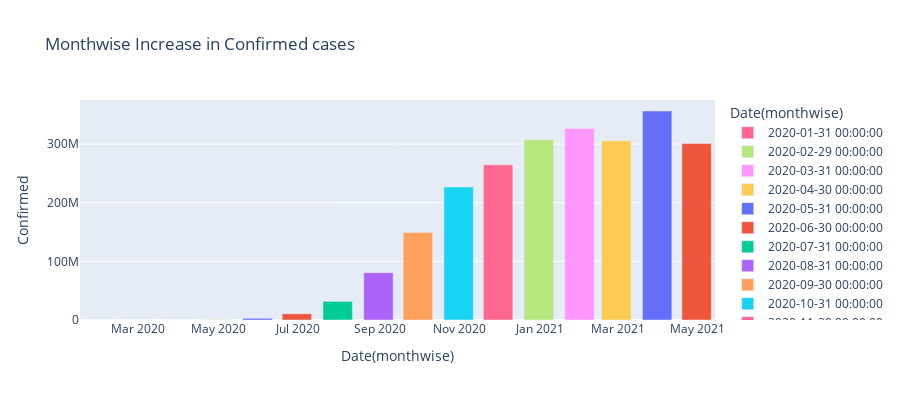

The code cell stored with this chart in its notebook:
### Code cell
fig = px.bar(month_wise, x='Date', y='Confirmed',
             hover_data=['Cured', 'Deaths'], color='Date',
             labels={'Date':'Date(monthwise)'}, height=400,
             title="Monthwise Increase in Confirmed cases")
fig.show()

### Figure 1 — Plotly figure (JSON) as saved in the notebook; plotly's stock layout.template omitted (floating-point values rounded to 4 significant figures)
{"data": [{"alignmentgroup": "True", "customdata": [[0, 0]], "hovertemplate": "Date(monthwise)=%{x}<br>Confirmed=%{y}<br>Cured=%{customdata[0]}<br>Deaths=%{customdata[1]}<extra></extra>", "legendgroup": "2020-01-31 00:00:00", "marker": {"color": "#FF6692"}, "name": "2020-01-31 00:00:00", "offsetgroup": "2020-01-31 00:00:00", "orientation": "v", "showlegend": true, "textposition": "auto", "type": "bar", "x": ["2020-01-31T00:00:00"], "xaxis": "x", "y": [2], "yaxis": "y"}, {"alignmentgroup": "True", "customdata": [[0, 0]], "hovertemplate": "Date(monthwise)=%{x}<br>Confirmed=%{y}<br>Cured=%{customdata[0]}<br>Deaths=%{customdata[1]}<extra></extra>", "legendgroup": "2020-02-29 00:00:00", "marker": {"color": "#B6E880"}, "name": "2020-02-29 00:00:00", "offsetgroup": "2020-02-29 00:00:00", "orientation": "v", "showlegend": true, "textposition": "auto", "type": "bar", "x": ["2020-02-29T00:00:00"], "xaxis": "x", "y": [86], "yaxis": "y"}, {"alignmentgroup": "True", "customdata": [[808, 202]], "hovertemplate": "Date(monthwise)=%{x}<br>Confirmed=%{y}<br>Cured=%{customdata[0]}<br>Deaths=%{customdata[1]}<extra></extra>", "legendgroup": "2020-03-31 00:00:00", "marker": {"color": "#FF97FF"}, "name": "2020-03-31 00:00:00", "offsetgroup": "2020-03-31 00:00:00", "orientation": "v", "showlegend": true, "textposition": "auto", "type": "bar", "x": ["2020-03-31T00:00:00"], "xaxis": "x", "y": [9687], "yaxis": "y"}, {"alignmentgroup": "True", "customdata": [[75443, 13270]], "hovertemplate": "Date(monthwise)=%{x}<br>Confirmed=%{y}<br>Cured=%{customdata[0]}<br>Deaths=%{customdata[1]}<extra></extra>", "legendgroup": "2020-04-30 00:00:00", "marker": {"color": "#FECB52"}, "name": "2020-04-30 00:00:00", "offsetgroup": "2020-04-30 00:00:00", "orientation": "v", "showlegend": true, "textposition": "auto", "type": "bar", "x": ["2020-04-30T00:00:00"], "xaxis": "x", "y": [422442], "yaxis": "y"}, {"alignmentgroup": "True", "customdata": [[1133341, 89834]], "hovertemplate": "Date(monthwise)=%{x}<br>Confirmed=%{y}<br>Cured=%{customdata[0]}<br>Deaths=%{customdata[1]}<extra></extra>", "legendgroup": "2020-05-31 00:00:00", "marker": {"color": "#636efa"}, "name": "2020-05-31 00:00:00", "offsetgroup": "2020-05-31 00:00:00", "orientation": "v", "showlegend": true, "textposition": "auto", "type": "bar", "x": ["2020-05-31T00:00:00"], "xaxis": "x", "y": [2938234], "yaxis": "y"}, {"alignmentgroup": "True", "customdata": [[5668946, 319690]], "hovertemplate": "Date(monthwise)=%{x}<br>Confirmed=%{y}<br>Cured=%{customdata[0]}<br>Deaths=%{customdata[1]}<extra></extra>", "legendgroup": "2020-06-30 00:00:00", "marker": {"color": "#EF553B"}, "name": "2020-06-30 00:00:00", "offsetgroup": "2020-06-30 00:00:00", "orientation": "v", "showlegend": true, "textposition": "auto", "type": "bar", "x": ["2020-06-30T00:00:00"], "xaxis": "x", "y": [10558374], "yaxis": "y"}, {"alignmentgroup": "True", "customdata": [[19980130, 793511]], "hovertemplate": "Date(monthwise)=%{x}<br>Confirmed=%{y}<br>Cured=%{customdata[0]}<br>Deaths=%{customdata[1]}<extra></extra>", "legendgroup": "2020-07-31 00:00:00", "marker": {"color": "#00cc96"}, "name": "2020-07-31 00:00:00", "offsetgroup": "2020-07-31 00:00:00", "orientation": "v", "showlegend": true, "textposition": "auto", "type": "bar", "x": ["2020-07-31T00:00:00"], "xaxis": "x", "y": [31726501], "yaxis": "y"}, {"alignmentgroup": "True", "customdata": [[58580895, 1553468]], "hovertemplate": "Date(monthwise)=%{x}<br>Confirmed=%{y}<br>Cured=%{customdata[0]}<br>Deaths=%{customdata[1]}<extra></extra>", "legendgroup": "2020-08-31 00:00:00", "marker": {"color": "#ab63fa"}, "name": "2020-08-31 00:00:00", "offsetgroup": "2020-08-31 00:00:00", "orientation": "v", "showlegend": true, "textposition": "auto", "type": "bar", "x": ["2020-08-31T00:00:00"], "xaxis": "x", "y": [80749620], "yaxis": "y"}, {"alignmentgroup": "True", "customdata": [[118592934, 2443374]], "hovertemplate": "Date(monthwise)=%{x}<br>Confirmed=%{y}<br>Cured=%{customdata[0]}<br>Deaths=%{customdata[1]}<extra></extra>", "legendgroup": "2020-09-30 00:00:00", "marker": {"color": "#FFA15A"}, "name": "2020-09-30 00:00:00", "offsetgroup": "2020-09-30 00:00:00", "orientation": "v", "showlegend": true, "textposition": "auto", "type": "bar", "x": ["2020-09-30T00:00:00"], "xaxis": "x", "y": [149113758], "yaxis": "y"}, {"alignmentgroup": "True", "customdata": [[198824412, 3457615]], "hovertemplate": "Date(monthwise)=%{x}<br>Confirmed=%{y}<br>Cured=%{customdata[0]}<br>Deaths=%{customdata[1]}<extra></extra>", "legendgroup": "2020-10-31 00:00:00", "marker": {"color": "#19d3f3"}, "name": "2020-10-31 00:00:00", "offsetgroup": "2020-10-31 00:00:00", "orientation": "v", "showlegend": true, "textposition": "auto", "type": "bar", "x": ["2020-10-31T00:00:00"], "xaxis": "x", "y": [226770312], "yaxis": "y"}, {"alignmentgroup": "True", "customdata": [[246213201, 3894165]], "hovertemplate": "Date(monthwise)=%{x}<br>Confirmed=%{y}<br>Cured=%{customdata[0]}<br>Deaths=%{customdata[1]}<extra></extra>", "legendgroup": "2020-11-30 00:00:00", "marker": {"color": "#FF6692"}, "name": "2020-11-30 00:00:00", "offsetgroup": "2020-11-30 00:00:00", "orientation": "v", "showlegend": true, "textposition": "auto", "type": "bar", "x": ["2020-11-30T00:00:00"], "xaxis": "x", "y": [264556412], "yaxis": "y"}, {"alignmentgroup": "True", "customdata": [[292244085, 4457379]], "hovertemplate": "Date(monthwise)=%{x}<br>Confirmed=%{y}<br>Cured=%{customdata[0]}<br>Deaths=%{customdata[1]}<extra></extra>", "legendgroup": "2020-12-31 00:00:00", "marker": {"color": "#B6E880"}, "name": "2020-12-31 00:00:00", "offsetgroup": "2020-12-31 00:00:00", "orientation": "v", "showlegend": true, "textposition": "auto", "type": "bar", "x": ["2020-12-31T00:00:00"], "xaxis": "x", "y": [307177353], "yaxis": "y"}, {"alignmentgroup": "True", "customdata": [[315332019, 4709167]], "hovertemplate": "Date(monthwise)=%{x}<br>Confirmed=%{y}<br>Cured=%{customdata[0]}<br>Deaths=%{customdata[1]}<extra></extra>", "legendgroup": "2021-01-31 00:00:00", "marker": {"color": "#FF97FF"}, "name": "2021-01-31 00:00:00", "offsetgroup": "2021-01-31 00:00:00", "orientation": "v", "showlegend": true, "textposition": "auto", "type": "bar", "x": ["2021-01-31T00:00:00"], "xaxis": "x", "y": [326469747], "yaxis": "y"}, {"alignmentgroup": "True", "customdata": [[297133802, 4359434]], "hovertemplate": "Date(monthwise)=%{x}<br>Confirmed=%{y}<br>Cured=%{customdata[0]}<br>Deaths=%{customdata[1]}<extra></extra>", "legendgroup": "2021-02-28 00:00:00", "marker": {"color": "#FECB52"}, "name": "2021-02-28 00:00:00", "offsetgroup": "2021-02-28 00:00:00", "orientation": "v", "showlegend": true, "textposition": "auto", "type": "bar", "x": ["2021-02-28T00:00:00"], "xaxis": "x", "y": [305631803], "yaxis": "y"}, {"alignmentgroup": "True", "customdata": [[342610397, 4935253]], "hovertemplate": "Date(monthwise)=%{x}<br>Confirmed=%{y}<br>Cured=%{customdata[0]}<br>Deaths=%{customdata[1]}<extra></extra>", "legendgroup": "2021-03-31 00:00:00", "marker": {"color": "#636efa"}, "name": "2021-03-31 00:00:00", "offsetgroup": "2021-03-31 00:00:00", "orientation": "v", "showlegend": true, "textposition": "auto", "type": "bar", "x": ["2021-03-31T00:00:00"], "xaxis": "x", "y": [356305616], "yaxis": "y"}, {"alignmentgroup": "True", "customdata": [[269239666, 3764157]], "hovertemplate": "Date(monthwise)=%{x}<br>Confirmed=%{y}<br>Cured=%{customdata[0]}<br>Deaths=%{customdata[1]}<extra></extra>", "legendgroup": "2021-04-30 00:00:00", "marker": {"color": "#EF553B"}, "name": "2021-04-30 00:00:00", "offsetgroup": "2021-04-30 00:00:00", "orientation": "v", "showlegend": true, "textposition": "auto", "type": "bar", "x": ["2021-04-30T00:00:00"], "xaxis": "x", "y": [300740086], "yaxis": "y"}], "layout": {"barmode": "relative", "height": 400, "legend": {"title": {"text": "Date(monthwise)"}, "tracegroupgap": 0}, "title": {"text": "Monthwise Increase in Confirmed cases"}, "xaxis": {"anchor": "y", "categoryarray": [1580428800000000000, 1582934400000000000, 1585612800000000000, 1588204800000000000, 1590883200000000000, 1593475200000000000, 1596153600000000000, 1598832000000000000, 1601424000000000000, 1604102400000000000, 1606694400000000000, 1609372800000000000, 1612051200000000000, 1614470400000000000, 1617148800000000000, 1619740800000000000], "categoryorder": "array", "domain": [0, 1], "title": {"text": "Date(monthwise)"}}, "yaxis": {"anchor": "x", "domain": [0, 1], "title": {"text": "Confirmed"}}}}
